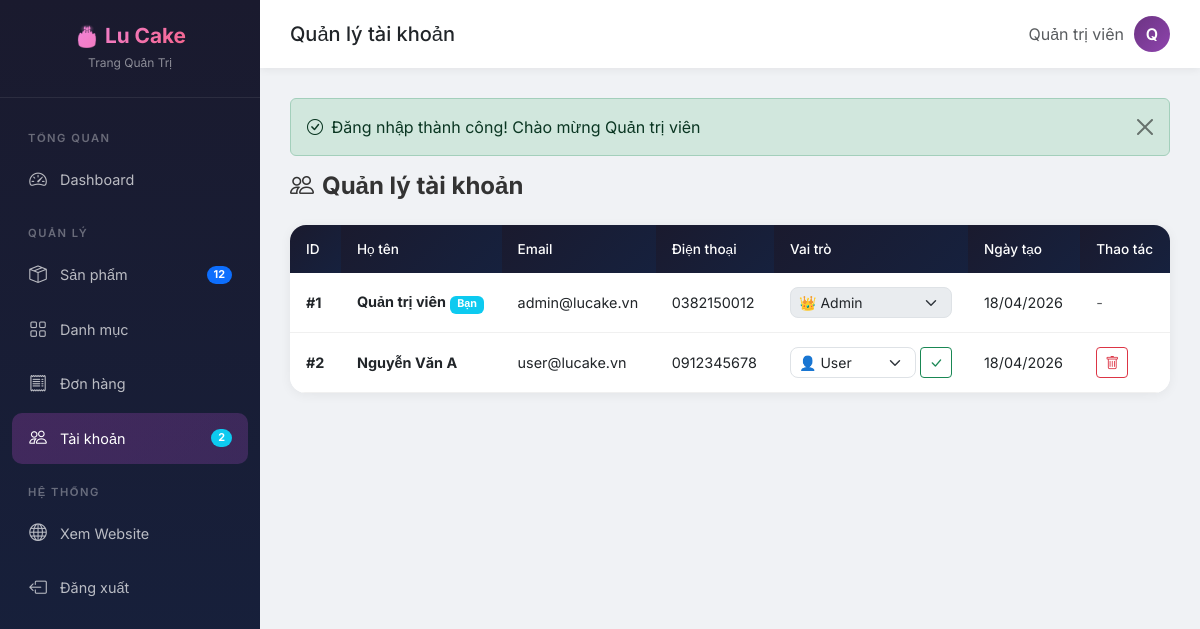
/admin/tai-khoan.php (signed in), run on the app's committed database.
### tables this page shows
CREATE TABLE nguoi_dung (
    id INT AUTO_INCREMENT PRIMARY KEY,
    ho_ten VARCHAR(255) NOT NULL,
    email VARCHAR(191) UNIQUE NOT NULL,
    dien_thoai VARCHAR(20),
    mat_khau VARCHAR(255) NOT NULL,
    dia_chi TEXT,
    vai_tro ENUM('user','admin') DEFAULT 'user',
    ngay_tao TIMESTAMP DEFAULT CURRENT_TIMESTAMP
);

### admin/tai-khoan.php (the view, shortened to what this page needs)
<?php
require_once 'includes/header.php';
$sql = "SELECT * FROM nguoi_dung ORDER BY ngay_tao DESC";
$dsNguoiDung = $conn->query($sql);
?>
<div class="page-header">
    <h2><i class="bi bi-people me-2"></i>Quản lý tài khoản</h2>
</div>
<div class="admin-table">
    <table class="table">
        <thead>
            <tr>
                <th>ID</th>
                <th>Họ tên</th>
                <th>Email</th>
                <th>Điện thoại</th>
                <th>Vai trò</th>
                <th>Ngày tạo</th>
                <th>Thao tác</th>
            </tr>
        </thead>
        <tbody>
            <?php while ($nd = $dsNguoiDung->fetch_assoc()): ?>
                <tr>
                    <td><strong>#<?php echo $nd['id']; ?></strong></td>
                    <td>
                        <strong><?php echo $nd['ho_ten']; ?></strong>
                        <?php if ($nd['id'] == $_SESSION['nguoi_dung_id']): ?>
                            <span class="badge bg-info">Bạn</span>
                        <?php endif; ?>
                    </td>
                    <td><?php echo $nd['email']; ?></td>
                    <td><?php echo $nd['dien_thoai'] ?: 'N/A'; ?></td>
                    <td>
                        <form method="POST" class="d-flex gap-1" style="min-width:160px;">
                            <select name="vai_tro" class="form-select form-select-sm" style="border-radius:8px;" <?php echo $nd['id'] == $_SESSION['nguoi_dung_id'] ? 'disabled' : ''; ?>>
                                <option value="user" <?php echo $nd['vai_tro'] == 'user' ? 'selected' : ''; ?>>👤 User</option>
                                <option value="admin" <?php echo $nd['vai_tro'] == 'admin' ? 'selected' : ''; ?>>👑 Admin</option>
                            </select>
                            <?php if ($nd['id'] != $_SESSION['nguoi_dung_id']): ?>
                                <button type="submit" name="cap_nhat_vai_tro" class="btn btn-sm btn-outline-success" title="Cập nhật"><i class="bi bi-check-lg"></i></button>
                            <?php endif; ?>
                        </form>
                    </td>
                    <td><?php echo date('d/m/Y', strtotime($nd['ngay_tao'])); ?></td>
                    <td>
                        <?php if ($nd['id'] != $_SESSION['nguoi_dung_id']): ?>
                            <a href="tai-khoan.php?xoa=<?php echo $nd['id']; ?>" class="btn btn-sm btn-outline-danger btn-delete-confirm" title="Xóa"><i class="bi bi-trash"></i></a>
                        <?php else: ?>
                            <span class="text-muted">-</span>
                        <?php endif; ?>
                    </td>
                </tr>
            <?php endwhile; ?>
        </tbody>
    </table>
</div>
<?php require_once 'includes/footer.php'; ?>

### admin/includes/header.php (style rules this page uses)
:root { --admin-primary: #6C3483; --admin-primary-light: #8E44AD; --admin-dark: #1a1a2e; --admin-sidebar: #16213e; --admin-card: #ffffff; --admin-bg: #f0f2f5; }
* { box-sizing: border-box; }
body { font-family: 'Inter', sans-serif; background: var(--admin-bg); margin: 0; }
.admin-table { background: #fff; border-radius: 16px; box-shadow: 0 2px 12px rgba(0,0,0,0.06); overflow: hidden; }
.admin-table .table { margin: 0; }
.admin-table .table th { background: linear-gradient(135deg, var(--admin-dark), var(--admin-sidebar)); color: #fff; font-weight: 500; padding: 14px 16px; border: none; font-size: 0.85rem; }
.admin-table .table td { padding: 14px 16px; vertical-align: middle; border-bottom: 1px solid #f0f0f0; font-size: 0.9rem; }
.page-header { display: flex; align-items: center; justify-content: space-between; margin-bottom: 24px; }
.page-header h2 { margin: 0; font-size: 1.5rem; font-weight: 700; color: #333; }

### data on the page
nguoi_dung: id "1", ho_ten "Quản trị viên", shows "Bạn", email "admin@lucake.vn", dien_thoai "0382150012", vai_tro "👑 Admin", ngay_tao "18/04/2026"
nguoi_dung: id "2", ho_ten "Nguyễn Văn A", email "user@lucake.vn", dien_thoai "0912345678", vai_tro "👤 User", ngay_tao "18/04/2026"

### other printed values
$tongSP "12"
$tongND "2"
$tieuDeTrang "Quản lý tài khoản"
$_SESSION['ho_ten'] "Quản trị viên"
mb_substr($_SESSION['ho_ten'], 0, 1) "Q"
$noiDung "Đăng nhập thành công! Chào mừng Quản trị viên"
